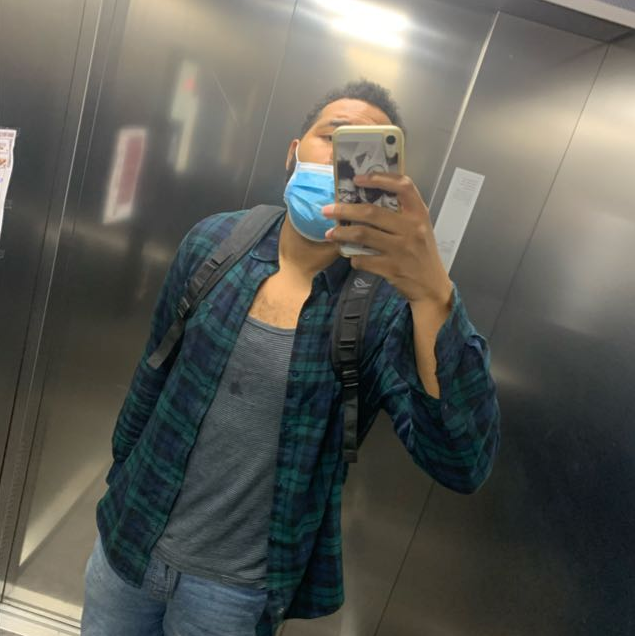
#> input picture resources/dylan.png, 635 x 636 px, found by its file name
$ python compression.py
#> lines starting #> are read from the running program, lines starting #| are printed output that depends on the picture
### fourier_lib/__init__.py

from math import sin, cos
import numpy as np
import matplotlib.pyplot as plt
from matplotlib.colors import LogNorm


# [20 lines left out: function tfd, not called in this run]


def tfdi(x):
    return tfd(x, inverse=True)


# [5 lines left out: function tfd2, not called in this run]


def tfdi2(x):
    return tfd2(x, inverse=True)


def get_dist_from_center_matrix(spectrum):
    """
    Returns distances from the center of the matrix.
    """
    rows, cols = spectrum.shape
    r_center = rows // 2
    c_center = cols // 2

    r = np.power(np.arange(rows) - r_center, 2)
    c = np.power(np.arange(cols).reshape((cols, 1)) - c_center, 2)

    return r + c


def low_pass_filter(spectrum, thresh):
    """ Our "ideal" low pass filter for the Fourier Space. Cutoff frequency if determined by the distance from the center (low frequencies) in the shifted Fourier space.
    * cutoff = dx^2 + dy^2  = (columns * threshold)^2
    * param: spectrum -> the Fourier space onto which we shall apply the lowpass filter.
    * param: thresh -> distance from the center, the degree of compression in function of the cutoff frequency. (closer to center -> lower frequencies)
    * return filtered spectrum -> the Fourier space from which we have removed certain high frequencies, higher than the cutoff
    """
    max_distance_sq = (spectrum.shape[1] * thresh)**2

    shifted = np.fft.fftshift(spectrum)

    distance_matrix = get_dist_from_center_matrix(shifted)

    circle_mask = np.where(distance_matrix > max_distance_sq, 0, 1)

    filtered = shifted * circle_mask.T

    return np.fft.ifftshift(filtered)


def plot_spectrum(spectrum):
    """ Plots the Fourier space (spectrum), by taking the amplitudes of the Fourier Coefficients. """
    plt.imshow(np.abs(spectrum), norm=LogNorm(vmin=5))
    plt.colorbar()


def display_results(spectrum, filtered_spectrum, original, filtered):
    """
    displays the result for the two exercices (Denoise and Compression)
    * param: spectrum
    * param: spectrum after lowpass filter
    * param: original grayscale image
    * param: compressed grayscale image
    """
    plt.figure()
    plt.subplot(221)
    plot_spectrum(spectrum)

    plt.subplot(222)
    plot_spectrum(filtered_spectrum)

    plt.subplot(223)
    plt.axis('off')
    plt.imshow(original, cmap='gray')

    plt.subplot(224)
    plt.axis('off')
    plt.imshow(filtered, cmap='gray')

    plt.show()

### exercices/compression.py


from fourier_lib import *
import cv2
import numpy as np

import time
import progress_bar

def real_to_int(image):
    """ mapping the real components of the image to the 8-bit number space. """
    image = (image - image.min()) * 255 / (image.max() - image.min())
    return np.uint8(image)


def compression(deg):
    """
    Compression exercice for the Mathematics class of O. Malaspinas.
    The goal is to compress an image using the Fourier Transform by manipulating the resulting Fourier Space
    by removing the frequencies above a cutoff frequency that the human eye might not perceive.
    The program needs to be flexible to degrees of compression, ranging from 0 to 9, 0 being not compressed at all and 9 "relatively" compressed to max.
    """
#> called with deg = 1
    assert deg in range(0,10)

    fast = True

    # file_2_read = "./resources/transmetropolitan.pgm"
    # file_2_write = "./resources/compressed.pgm"

    file_2_read = "./resources/dylan.png"
    file_2_write = "./resources/compressed.png"

    original = cv2.imread(file_2_read, 0)
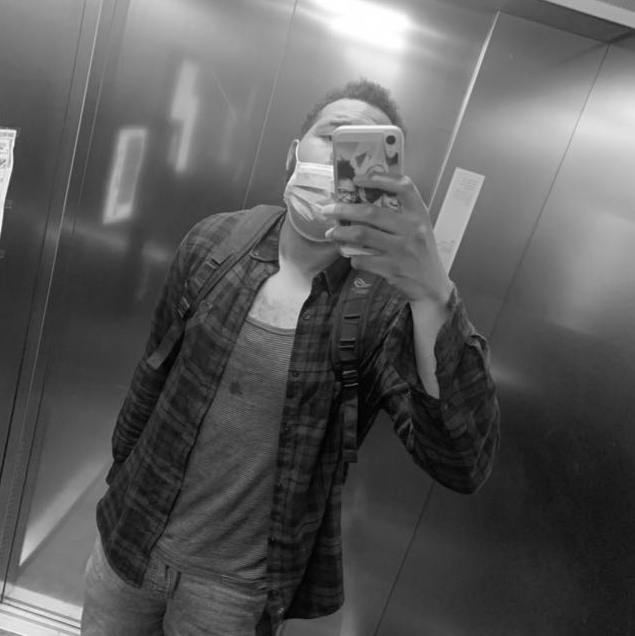
#> original: shape (636, 635); min 0, max 255, mean 90.1

    original = np.double(original)

    spectrum = np.fft.fft2(original) if fast else tfd2(original)

    thresh = 1.0 - (deg / 10.0)
    compressed_spectrum = low_pass_filter(spectrum, thresh)
#> in low_pass_filter, `distance_matrix = get_dist_from_center_matrix(shifted)`:
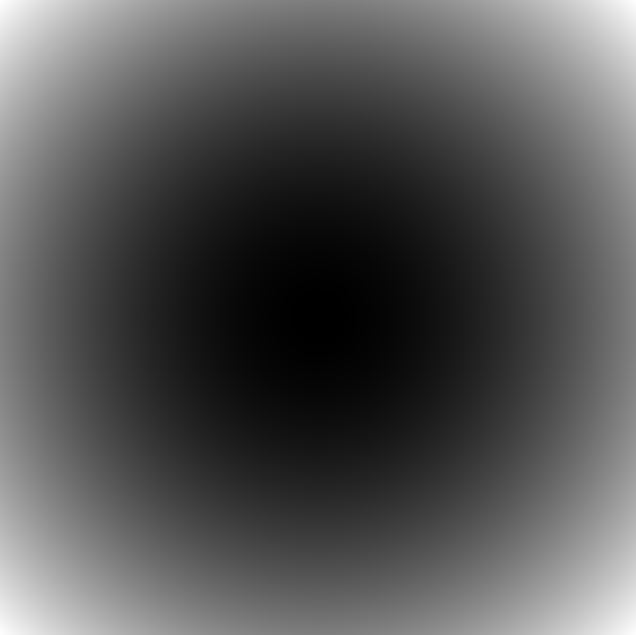
#> distance_matrix: shape (635, 636) int64; min 0, max 201613, mean 67310.2; drawn with min black and max white
#> in low_pass_filter, `circle_mask = np.where(distance_matrix > max_distance_sq, 0, 1)`: circle_mask: shape (635, 636) int64; every value is 1

    compressed_image = np.fft.ifft2(compressed_spectrum) if fast else tfdi2(compressed_spectrum)
    compressed_image = real_to_int(compressed_image.real)

    cv2.imwrite(file_2_write, compressed_image)

    display_results(spectrum, compressed_spectrum, original, compressed_image)
#> in display_results, `plt.show()`:
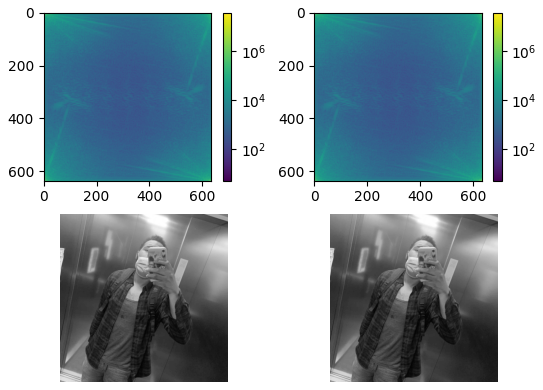
#> figure drawn by matplotlib, 6 panels


if __name__ == "__main__":
    compression(deg = 1)
